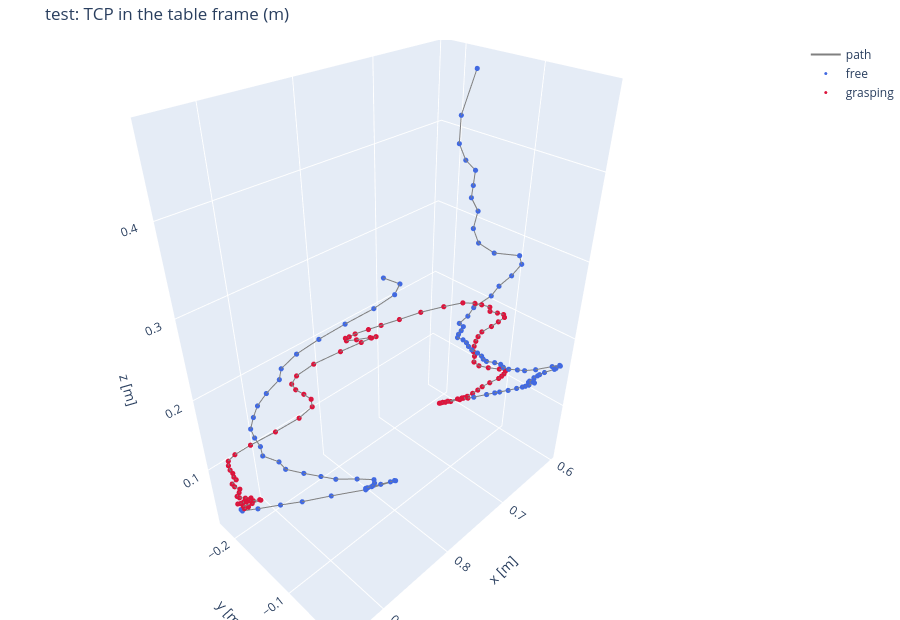
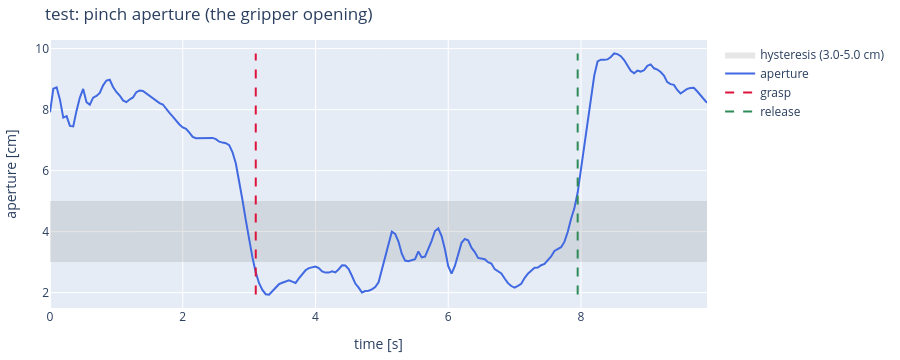

Notebook code cell kept with these figures, in order:
### Markdown cell above
## Interactive: TCP path and gripper aperture

### Code cell
from hurobo.utils.viewer import aperture_figure, trajectory_figure

trajectory_figure(demo.tcp_pos_table, demo.is_grasping, title="test: TCP in the table frame (m)").show()
aperture_figure(
    demo.timestamps_s,
    demo.pinch_aperture_m,
    diagnosis.close_threshold_m,
    diagnosis.open_threshold_m,
    demo.grasp_frame_idx,
    demo.release_frame_idx,
    title="test: pinch aperture (the gripper opening)",
).show()
